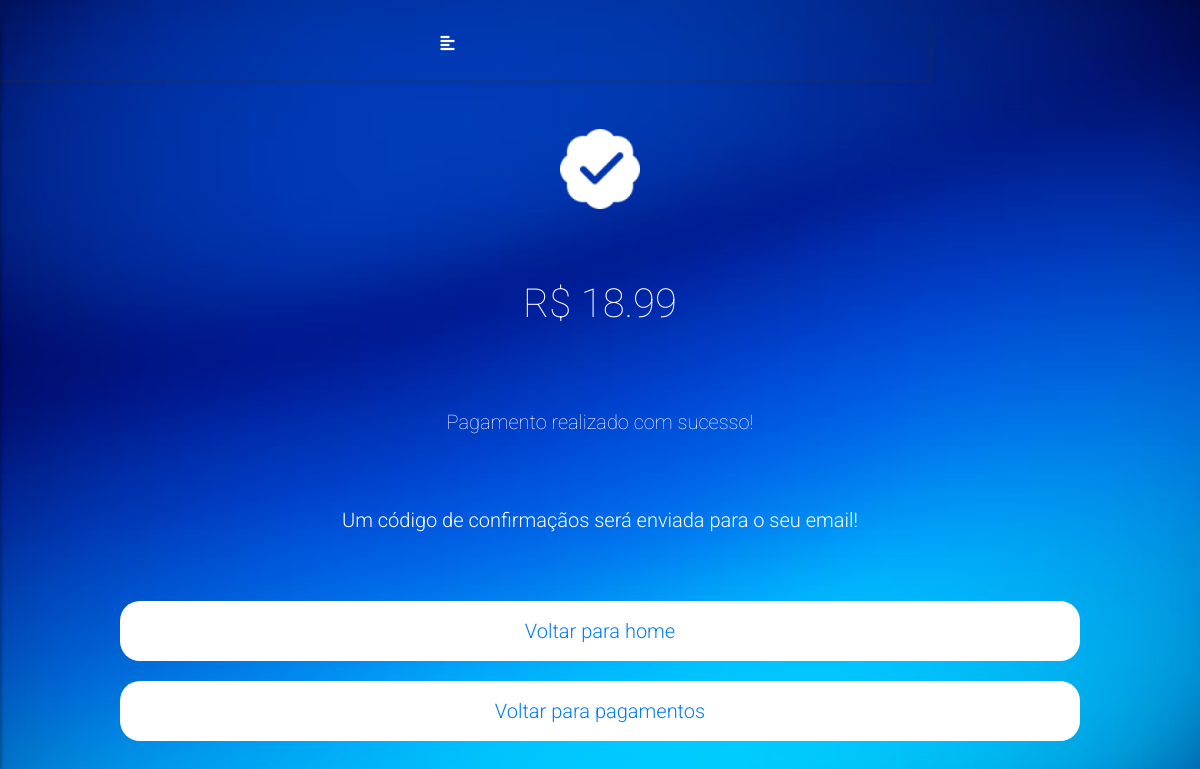
Before: /pagamento_realizado/3/ with the older database file.
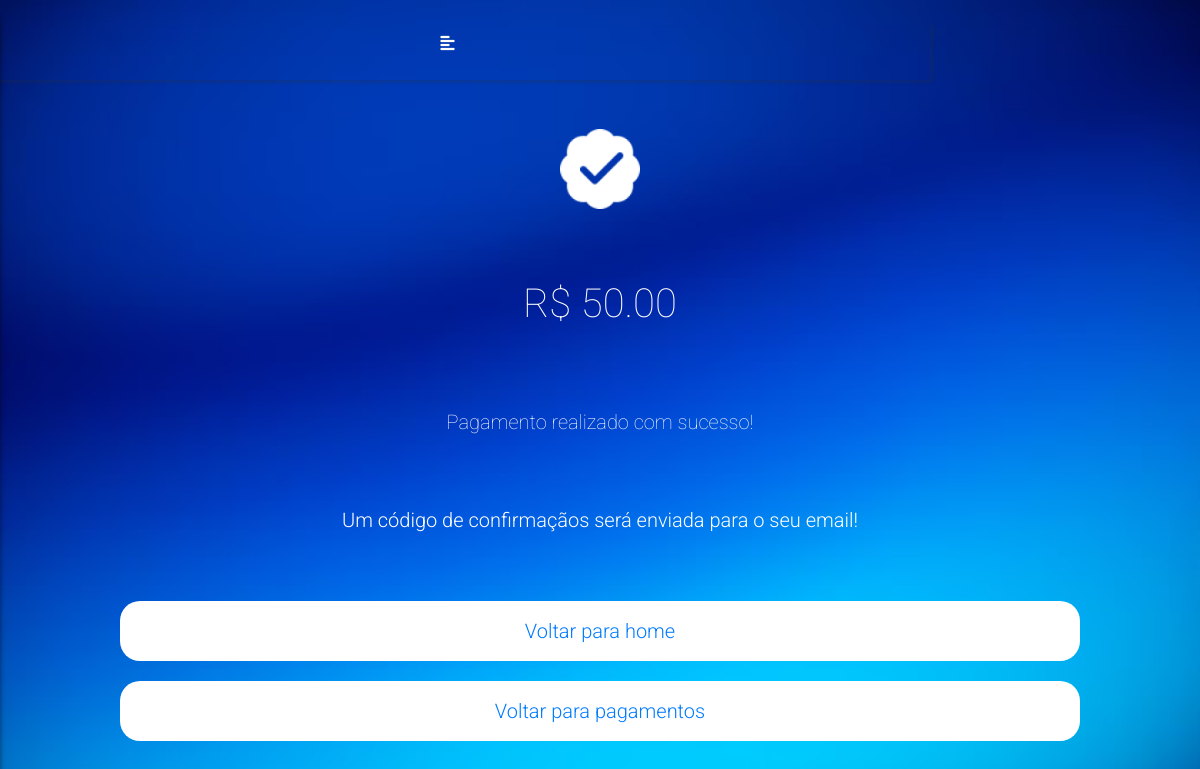
After: the same page with the newer database file.
### core/models.py (models this page shows, shortened)
class Despesas(models.Model):
    id_despesa = models.ForeignKey(ContaBancaria, on_delete = models.CASCADE, blank=True, null=True, verbose_name='id despesa')
    nome = models.CharField(max_length=100, blank=True, null=True, verbose_name='Titulo da Despesa')
    valor = models.DecimalField(max_digits=10, decimal_places=2, blank=True, null=True, verbose_name='Valor')
    status = models.BooleanField(verbose_name='Status', default=False)
    categoria = models.CharField(max_length=100, blank=True, null=True, verbose_name='Categoria')
    dataPagamento = models.DateField(verbose_name='DataPagamento', blank=True, null=True)
    dataVencimento = models.DateField(verbose_name='DataVencimento', blank=True, null=True)
    pagamento = models.ForeignKey(FormaPagamento, on_delete = models.SET_NULL, blank=True, null=True,verbose_name='FormaPagamento')
    notificacaoDespesas = models.ForeignKey(Notificacao, on_delete = models.SET_NULL, blank=True, null=True,verbose_name='Notificacao')
    class Meta:
        verbose_name_plural = 'Despesas'

### core/views.py (the view)
# urls.py: path('pagamento_realizado/<int:id>/', pagamento_realizado, name='url_pagamento_realizado'),
def pagamento_realizado(request, id):
        despesa = Despesas.objects.get(id=id)
        despesa.status = True
        contexto = {'dados': despesa}
        return render(request, 'core/pagamento_realizado.html', contexto)

### core/templates/core/pagamento_realizado.html (shortened to what this page needs)
{% extends 'base.html' %}
{% load static %}
{% block extrahead %}
<link rel="stylesheet" href="{% static 'css/pagamentoRealizado.css' %}">
{% endblock %}
{%block main %}
    <div class="main-content">
        <div class="success-infos">
            <img src="{% static 'pago.png' %}" alt="">
            <h1>R$ {{ dados.valor }}</h1>
            <h2>Pagamento realizado com sucesso!</h2>
        </div>
        <p>Um código de confirmaçãos será enviada para o seu email!</p>
        <form method="post">
            <div class="buttons">
                <a href="{% url 'url_home' %}"> Voltar para home</a>
                <a href="{% url 'url_pagamentos' %}"> Voltar para pagamentos</a>
            </div>
        </form>
    </div>
{% endblock %}

### templates/base.html (shortened to what this page needs)
{% load static %}
<!DOCTYPE html>
<html lang="en">
<head>
    {% if background %}
    {% else %}
        <link rel="stylesheet" href="https://cdn.jsdelivr.net/npm/bootstrap@4.6.2/dist/css/bootstrap.min.css">
    {% endif %}
      <link rel="stylesheet" href="https://stackpath.bootstrapcdn.com/bootstrap/4.3.1/css/bootstrap.min.css"
>
      <link rel="stylesheet" href="https://use.fontawesome.com/releases/v5.7.2/css/all.css"
>
      <link rel="stylesheet" href="{% static 'assets/css/jquery.mCustomScrollbar.min.css' %}">
      <link rel="stylesheet" href="{% static 'assets/css/animate.css' %}">
      <link rel="stylesheet" href="{% static 'assets/css/style.css' %}">
      <link rel="stylesheet" href="{% static 'assets/css/media-queries.css' %}">
    <link rel="stylesheet" href="{% static 'css/base.css' %}">
    {% block extrahead %}
    {% endblock %}
</head>
<body style="background-image: url('{% static 'bg-smart-cash.png' %}')">
    <div class="wrapper">
         <a class="btn btn-primary btn-customized open-menu" href="#" role="button">
            <i class="fas fa-align-left"></i>
        </a>
        <div class="content">
            {%block main %}
            {% endblock %}
        </div>
    </div>
</body>
</html>

### static_files/assets/css/style.css (style rules this page uses)
body { font-family: 'Roboto', sans-serif; font-size: 16px; font-weight: 300; color: #888; line-height: 30px; text-align: center; }
h1, h2 { margin-top: 10px; font-size: 38px; font-weight: 100; color: #555; line-height: 50px; }
.wrapper { display: block; }
.content { width: 100%; transition: all 0.3s; position: relative; z-index: 0; top: 50px; display: flex; flex-direction: column; align-items: center; justify-content: center; gap: 30px; }
.open-menu { position: relative; top: 20px; left: -150px; z-index: 10; box-shadow: 3px 3px 3px rgba(51, 51, 51, 0.2); }
.open-menu.btn-customized, .open-menu.btn-customized:hover, .open-menu.btn-customized:active, .open-menu.btn-customized:focus, .open-menu.btn-customized:active:focus, .open-menu.btn-customized.active:focus, .open-menu.btn-customized.btn.btn-primary:not(:disabled):not(.disabled):active, .open-menu.btn-customized.btn.btn-primary:not(:disabled):not(.disabled):active:focus { box-shadow: 3px 3px 3px rgba(51, 51, 51, 0.2); }
a.btn-customized { margin-left: 5px; margin-right: 5px; padding: .75rem 1.5rem; background: inherit; border: 0; border-radius: 4px; font-size: 16px; font-weight: 300; color: #fff; }
a.btn-customized i, a.btn-customized-2 i, a.btn-customized-3 i { margin-right: 5px; }

### static_files/css/base.css (style rules this page uses)
*, *:after, *:before { margin: 0; padding: 0; box-sizing: border-box; text-decoration: none; }
body { min-width: 100vw; min-height: 100vh; background-size: cover; position: relative; z-index: 0; }

### static_files/css/pagamentoRealizado.css (style rules this page uses)
.main-content { width: 100vw; height: 80vh; display: flex; flex-direction: column; align-items: center; justify-content: center; gap: 50px; }
.success-infos { width: 80%; display: flex; flex-direction: column; align-items: center; justify-items: center; gap: 50px; }
.success-infos img { width: 100px; }
.success-infos h1 { color: white; font-size: 40px; }
.success-infos h2 { width: 80%; color: white; font-size: 20px; text-align: center; }
p { width: 80%; color: white; text-align: center; font-size: 20px; }
.buttons { width: 100%; display: flex; flex-direction: column; align-items: center; justify-content: center; gap: 20px; }
a { width: 80vw; height: 60px; outline: none; border: none; font-size: 20px; display: flex; align-items: center; justify-content: center; background-color: white; border-radius: 20px; text-decoration: none; }

Changed rows visible on the page:
changed Despesas: valor "18.99" → "50.00"
